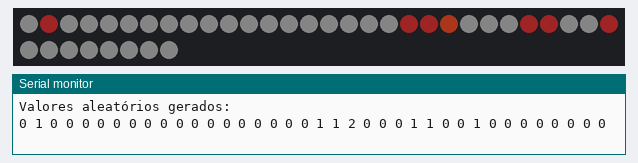
The sketch below on a simulated Arduino Uno, built with avr-gcc and run on an emulated ATmega328P. Parts: 38 RGB LEDs in strip order, left to right, continuing on the next row, the last lines printed to the serial monitor. Dim RGB values are drawn brighter than linear; random numbers use the default seed unless the sketch sets one. At 4.4 s the program stops and its outputs stay as they are.

Above: at 0.1 s.
At 0.7 s:
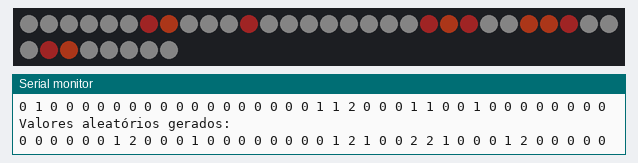

The sketch:

output.ino
```cpp
#include <FastLED.h>

// Defina o número total de LEDs que você está usando
#define NUM_LEDS 38
#define LED_PIN     7

CRGB leds[NUM_LEDS];

// Função para converter valores hexadecimais em objetos CRGB
CRGB hexParaCRGB(uint32_t corHex) {
  // Extrair os valores RGB do código hexadecimal
  uint8_t r = (corHex >> 16) & 0xFF;
  uint8_t g = (corHex >> 8) & 0xFF;
  uint8_t b = corHex & 0xFF;

  // Retornar o objeto CRGB correspondente
  return CRGB(r, g, b);
}

// Função para preencher os LEDs com as cores fornecidas em um array de hexadecimal
void preencherLEDsHex(CRGB leds[], const uint32_t cores[], const int valores[], int tamanho) {
  for (int i = 0; i < min(tamanho, NUM_LEDS); i++) {
    leds[i] = hexParaCRGB(cores[valores[i]]);
  }
}

int* gerarValoresAleatorios(int tamanho) {
  int* array = new int[tamanho]; // Aloca dinamicamente o array
  for (int i = 0; i < tamanho; i++) {
    array[i] = random(1, 11); // Gera valores aleatórios entre 1 e 10
  }

  return array;
}

// Função para calcular o próximo valor de acordo com as regras especificadas
int proximo_valor(int valor_atual, int valor_anterior) {
  int incremento = random(-2, 3); // Random de -2 a 2

  int novo_valor = valor_atual + incremento;

  if (random(2) == 1) {
    novo_valor = random(2) == 1 ? valor_anterior : (valor_atual + valor_anterior) / 2;
  }

  novo_valor = constrain(novo_valor, 0, 10);

  return novo_valor;
}

void setup() {
  Serial.begin(9600);
  FastLED.addLeds<WS2812, LED_PIN, GRB>(leds, NUM_LEDS);
}

void imprimirArray(int* array, int tamanho) {
  Serial.println("Valores aleatórios gerados:");
  for (int i = 0; i < tamanho; i++) {
    Serial.print(array[i]);
    Serial.print(" ");
  }
  Serial.println();
}

void loop() {
    // Inicializa o array com 10 valores zeros
  int arrayInicial[NUM_LEDS] = {0};

  // Array de cores em formato hexadecimal
  const uint32_t coresHex[] = {
    0x070707, 0x1f0707, 0x2f0f07, 0x470f07, 0x571707, 0x671f07, 0x771f07,
    0x8f2707, 0x9f2f07, 0xaf3f07, 0xbf4707, 0xc74707, 0xdf4f07, 0xdf5707,
    0xdf5707, 0xd75f07, 0xd75f07, 0xd7670f, 0xcf6f0f, 0xcf770f, 0xcf7f0f,
    0xcf8717, 0xc78717, 0xc78f17, 0xc7971f, 0xbf9f1f, 0xbf9f1f, 0xbfa727,
    0xbfa727, 0xbfaf2f, 0xb7af2f, 0xb7b72f, 0xb7b737, 0xcfcf6f, 0xdfdf9f,
    0xefefc7, 0xffffff,
  };


  for (;;) {
    int novo_array[NUM_LEDS];
    for (int i = 0; i < NUM_LEDS; i++) {
      int valor_anterior = (i > 0) ? arrayInicial[i - 1] : 0; // Valor anterior, se disponível
      novo_array[i] = proximo_valor(arrayInicial[i], valor_anterior);
    }

    // Atualiza o arrayInicial com os novos valores calculados
    for (int i = 0; i < NUM_LEDS; i++) {
      arrayInicial[i] = novo_array[i];
    }

    imprimirArray(novo_array, NUM_LEDS);
    // Chame a função para preencher os LEDs com as cores fornecidas em formato hexadecimal
    preencherLEDsHex(leds, coresHex, novo_array, NUM_LEDS);

    // Exibe os LEDs
    FastLED.show();
    delay(500);

    delete[] novo_array;
  }
}
```

Measured:
- what the display in image 0 shows lasts 0.5 s, from 0.1 s to 0.6 s
